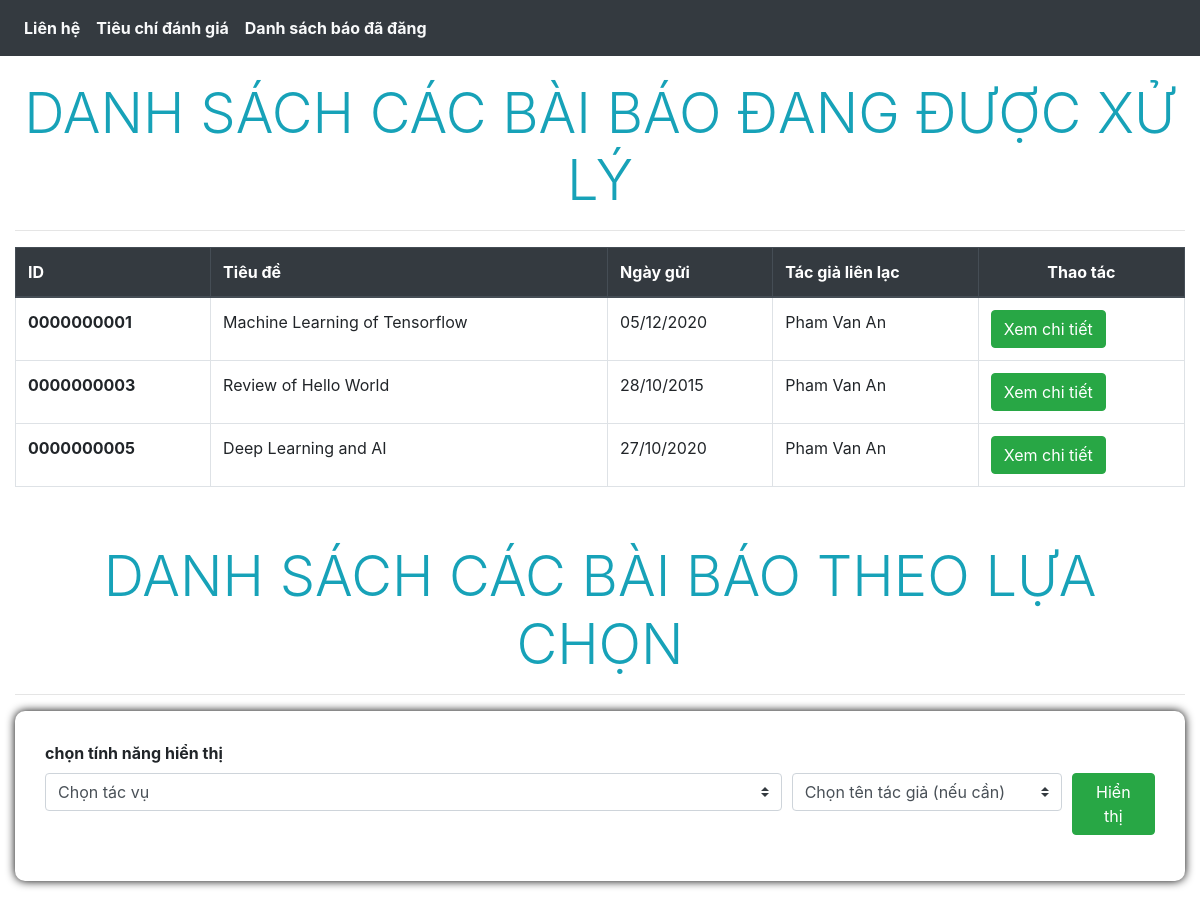
Before: /Client/reviewerHomePage.php with the older database file.
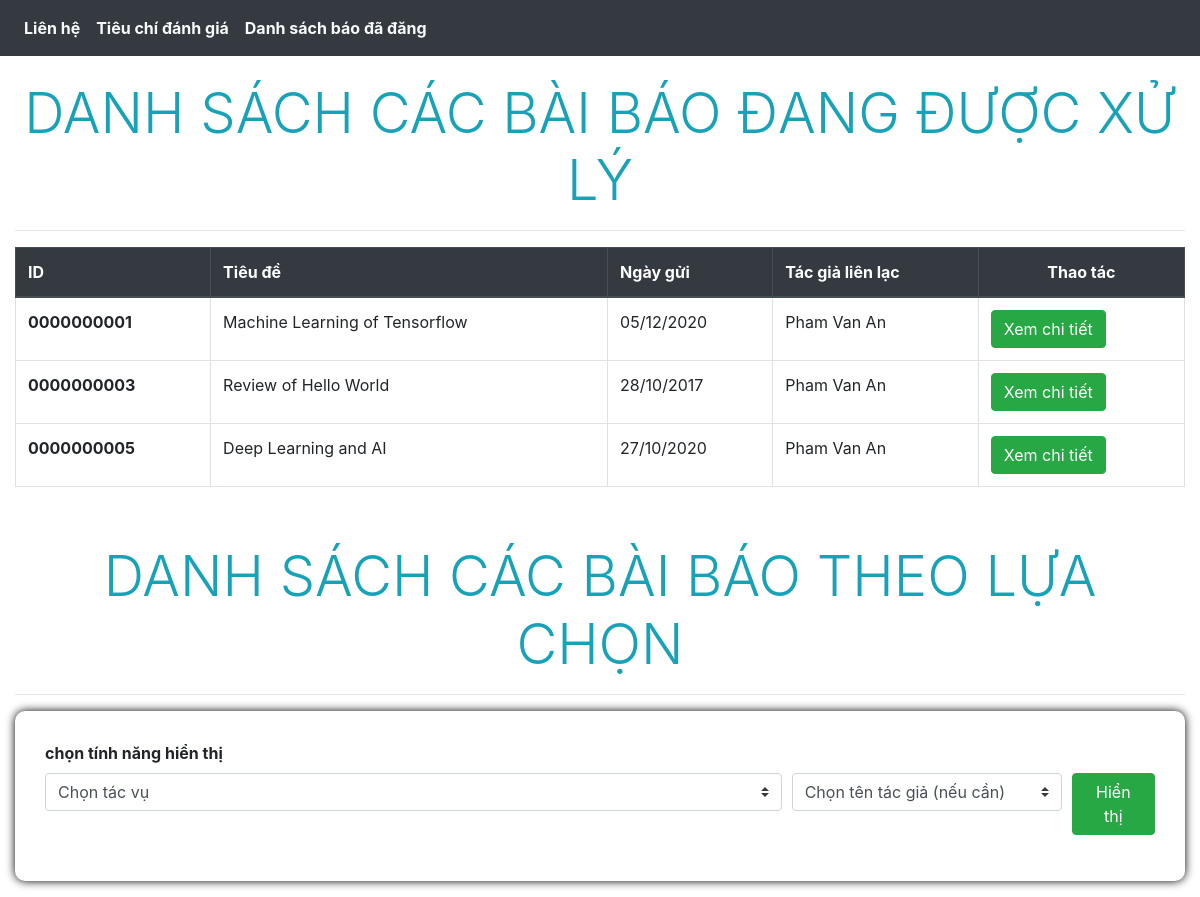
After: the same page with the newer database file.
### tables this page shows
create table paper(
	paper_id char(10),
	title varchar(255) not null,
    summary varchar(255),
    paper_file varchar(255),
    post_date date,
    `status` varchar(255) check (`status` in ('in review', 'response review', 'complete review', 'publishing', 'posted')),
    after_review_result varchar(255),
    final_result varchar(255) check(final_result in('rejection','minor revision','acceptance','major revision')),
    announce_date date,
    editor_id char(10) not null,
    contact_author_id char(10) not null,
    note_for_author varchar(255),
    primary key(paper_id),
	foreign key(editor_id) references  editor(id) ON DELETE CASCADE ON UPDATE CASCADE,
    foreign key(contact_author_id) references  author(id) ON DELETE CASCADE ON UPDATE CASCADE
);

create table scientist(
	id char(10),	
	last_name varchar(255) not null,
	middle_name varchar(255),
	first_name varchar(255) not null,
	phone char(11),
    address varchar(255),
    `organization` varchar(255),
    job varchar(255),
	primary key(id)
);

### Server/reviewerServer.php (called while the page is built, shortened)
<?php
include('userLogin.php');
$select_all_paper_query = "select * from paper where paper_id not in (select paper_id from paper where status='posted')";
$select_all_paper_result = mysqli_query($connect_handle, $select_all_paper_query);
?>

### Client/reviewerHomePage.php (the view, shortened to what this page needs)
<!DOCTYPE html>
<html lang="en-US">
<head>
    <link rel="stylesheet" href="style/login.css">
    <link rel="stylesheet" href="https://maxcdn.bootstrapcdn.com/bootstrap/4.5.2/css/bootstrap.min.css">
    <link rel="stylesheet" href="https://use.fontawesome.com/releases/v5.7.0/css/all.css"
>
</head>
<?php include('../Server/reviewerServer.php'); ?>
<body>
    <div>
        <?php include_once('component/header.php');?>
    </div>
    <div class="container-fluid" style="padding-top: 80px;">
        <div class="display-4 text-center text-info text-uppercase">Danh sách các bài báo đang được xử lý</div>
        <hr>
        <table class="table table-bordered">
            <thead class="thead-dark">
                <tr>
                    <th scope="col">ID</th>
                    <th scope="col">Tiêu đề</th>
                    <th scope="col">Ngày gửi</th>
                    <th scope="col">Tác giả liên lạc</th>
                    <th class="text-center" scope="col">Thao tác</th>
                </tr>
            </thead>
            <tbody>
                <?php foreach ($select_all_paper_result as $paper){ ?>
                <tr>
                    <td>
                        <?php echo '<strong>'.$paper['paper_id'].'</strong>'; ?>
                    </td>
                    <td>
                        <?php echo $paper['title']; ?>
                    </td>
                    <td>
                        <?php echo date('d/m/Y', strtotime($paper['post_date']));?>
                    </td>
                    <td>
                        <?php
                            $author_id = $paper['contact_author_id'];
                            $get_author_name_query = "select last_name, middle_name, first_name from scientist where id = '$author_id'";
                            $get_author_name_result = mysqli_query($connect_handle, $get_author_name_query);
                            $data = mysqli_fetch_assoc($get_author_name_result);
                            echo $data['last_name']." ".$data['middle_name']." ".$data['first_name'];
                        ?>
                    </td>
                    <td class="text-left">
                        <form class="option" method="POST" action="reviewerHomePage.php">
                            <button class="btn btn-success" name="getMoreInfoBtn">Xem chi tiết</button>
                        </form>
                    </td>
                </tr>
                <?php } ?>
            </tbody>
        </table>
        <div class="display-4 text-center text-info text-uppercase" style="padding-top: 40px;">Danh sách các bài báo
            theo lựa chọn</div>
        <hr>
        <form class="form-container" name="viewOption" method="POST" action="reviewerHomePage.php">
            <label for="viewOption"><strong>chọn tính năng hiển thị</strong></label>
            <div class="form-row">
                <div class="form-group col-md-8">
                    <select class="custom-select" name="optionView">
                        <option selected>Chọn tác vụ</option>
                    </select>
                </div>
                <div class="form-group col-md-3">
                    <select class="custom-select" name="authorid">
                    <option selected>Chọn tên tác giả (nếu cần)</option>
                    </select>
                </div>
                <div class="form-group text-right col-md-1">
                    <button type="submit" class="btn btn-success" name="viewOption">Hiển thị</button>
                </div>
            </div>
        </form>
    </div>
</body>
</html>

Changed rows visible on the page:
changed paper "Review of Hello World": post_date "28/10/2015" → "28/10/2017"
